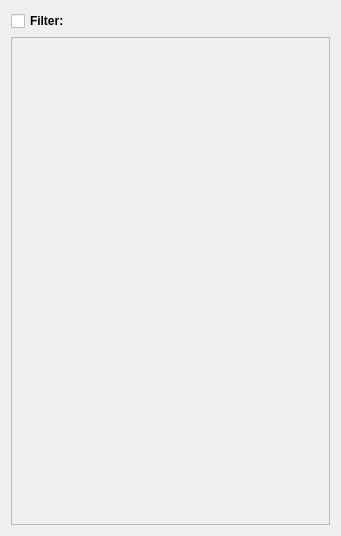
<?xml version="1.0" encoding="UTF-8"?>
<ui version="4.0">
 <class>page_datafilter</class>
 <widget class="QWidget" name="page_datafilter">
  <property name="geometry">
   <rect>
    <x>0</x>
    <y>0</y>
    <width>341</width>
    <height>536</height>
   </rect>
  </property>
  <property name="windowTitle">
   <string>Form</string>
  </property>
  <layout class="QFormLayout" name="formLayout">
   <item row="0" column="0" colspan="2">
    <widget class="QCheckBox" name="chk_enable_filter">
     <property name="font">
      <font>
       <weight>75</weight>
       <bold>true</bold>
      </font>
     </property>
     <property name="text">
      <string>Filter:</string>
     </property>
     <property name="checked">
      <bool>false</bool>
     </property>
    </widget>
   </item>
   <item row="1" column="0" colspan="2">
    <widget class="QTreeWidget" name="tree_filters">
     <property name="enabled">
      <bool>false</bool>
     </property>
     <property name="styleSheet">
      <string notr="true"/>
     </property>
     <property name="verticalScrollBarPolicy">
      <enum>Qt::ScrollBarAlwaysOff</enum>
     </property>
     <property name="horizontalScrollBarPolicy">
      <enum>Qt::ScrollBarAsNeeded</enum>
     </property>
     <property name="autoScroll">
      <bool>true</bool>
     </property>
     <property name="editTriggers">
      <set>QAbstractItemView::EditKeyPressed</set>
     </property>
     <property name="dragEnabled">
      <bool>false</bool>
     </property>
     <property name="selectionMode">
      <enum>QAbstractItemView::SingleSelection</enum>
     </property>
     <property name="selectionBehavior">
      <enum>QAbstractItemView::SelectRows</enum>
     </property>
     <property name="indentation">
      <number>0</number>
     </property>
     <attribute name="headerVisible">
      <bool>false</bool>
     </attribute>
     <attribute name="headerMinimumSectionSize">
      <number>0</number>
     </attribute>
     <column>
      <property name="text">
       <string notr="true">1</string>
      </property>
     </column>
    </widget>
   </item>
  </layout>
 </widget>
 <resources/>
 <connections/>
</ui>
